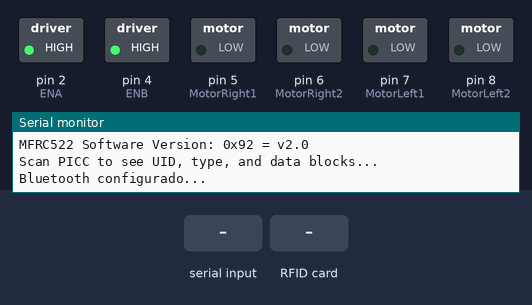
The sketch below on a simulated Arduino Uno, built with avr-gcc and run on an emulated ATmega328P. On the bench: switched loads named in the sketch (green lamp = pin HIGH), the last lines printed to the serial monitor. The test bench sets the inputs (shaded band). Pins used as bus, display or sensor lines are not drawn.

Above: at 1.3 s.
1.4 s: "4" received over Serial
At 1.41 s:
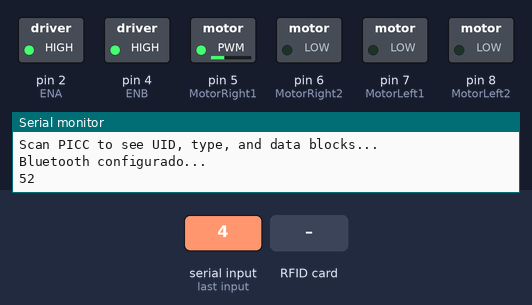
2.9 s: "3" received over Serial
At 2.94 s:
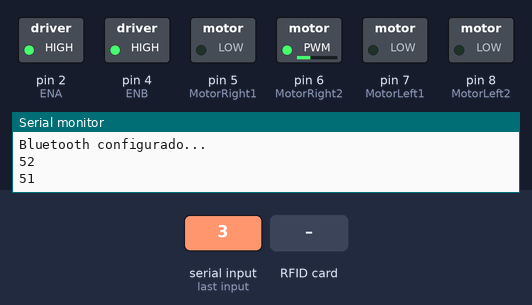
4.5 s: "1" received over Serial
At 5.2 s:
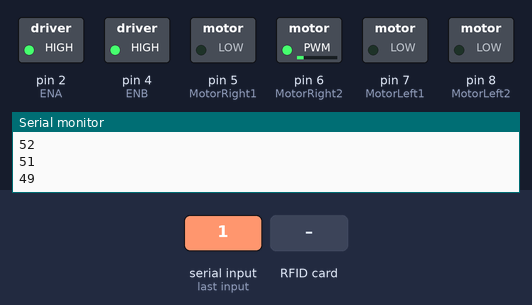
6.0 s: "2" received over Serial
At 7.2 s:
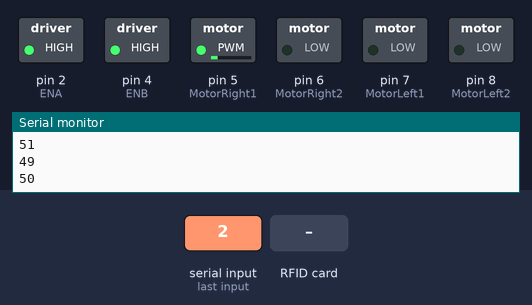
7.5 s: RFID card 42 94 94 04 04 held to the reader
At 8.3 s:
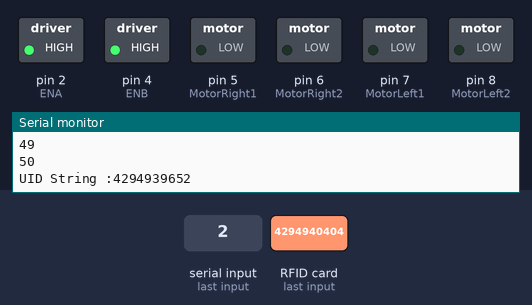
Timing chart, 0 to 10.5 s (numbered marks = the images above; inputs shaded):
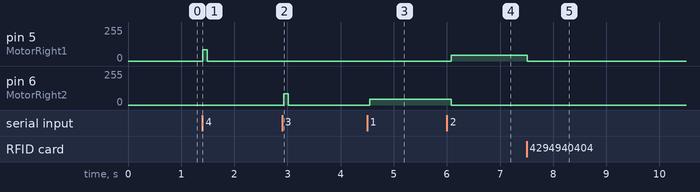

Measured:
- after the input at 1.4 s, pin 5 (MotorRight1): 0/255 → 84/255 at once, → 0/255 0.09 s later
- after the input at 2.9 s, pin 6 (MotorRight2): 0/255 → 84/255 at once, → 0/255 0.09 s later
- after the input at 4.5 s, pin 6 (MotorRight2): 0/255 → 42/255 after 0.05 s
- after the input at 6.0 s, pin 5 (MotorRight1): 0/255 → 42/255 after 0.08 s; pin 6 (MotorRight2): 42/255 → 0/255 after 0.08 s
- after the input at 7.5 s, pin 5 (MotorRight1): 42/255 → 0/255 at once

The sketch:

motor_bluetooth_rfid.ino
```cpp
#include <SPI.h>
#include <MFRC522.h>


//Configura os pinos de comunicação coma placa RFID
#define RST_PIN		9		//
#define SS_PIN		10		//
/*
 * Typical pin layout used:
 * -----------------------------------------------------------------------------------------
 *             MFRC522      Arduino       Arduino   Arduino    Arduino          Arduino
 *             Reader/PCD   Uno           Mega      Nano v3    Leonardo/Micro   Pro Micro
 * Signal      Pin          Pin           Pin       Pin        Pin              Pin
 * -----------------------------------------------------------------------------------------
 * RST/Reset   RST          9             5         D9         RESET/ICSP-5     RST
 * SPI SS      SDA(SS)      10            53        D10        10               10
 * SPI MOSI    MOSI         11 / ICSP-4   51        D11        ICSP-4           16
 * SPI MISO    MISO         12 / ICSP-1   50        D12       de ICSP-1           14
 * SPI SCK     SCK          13 / ICSP-3   52        D13        ICSP-3           15
 */

MFRC522 mfrc522(SS_PIN, RST_PIN);	// Create MFRC522 instance

const String uid_tag_azul       = "4294940404";
const String uid_nfc_azul       = "4294935114";
const String uid_nfc_vermelho   = "20042";
const String uid_nfc_laranja    = "4294935122";
const String uid_nfc_verde      = "4294937938";
const String uid_cartao_branco  = "4294941365";

const int FRENTE     = 1000;
const int ESQUERDA   = 1111;
const int DIREITA    = 2222;
const int PARADO     = 3333;
const int TRAS       = 4444;

int state;
int flag=0; //makes sure that the serial only prints once the state
//int recebidos[100];
int pos = 0;
//Configura os pínos de comunicação com o motor
int MotorRight1   = 5;
int MotorRight2   = 6;
int MotorLeft1    = 7;
int MotorLeft2    = 8;
int ENA           = 2;
int ENB           = 4;


/*
const int ledAzul =  13;      // the number of the LED pin
const int ledVerde =  12;      // the number of the LED pin
const int ledVermelho =  11;      // the number of the LED pin
*/

//Controla a direção do carro
int direcaoAtual = PARADO;
//Controla a velocidade
int velocidade = 256/6;
boolean aumenta = true;
int incrementoVelocidade = velocidade;
int tempo = 60;

/*
int buttonpin = 2; // define the Reed sensor interfaces
int val ;// define numeric variables val
boolean parar = false;
*/


void setup() {
  // put your setup code here, to run once:
  Serial.begin(9600);

  while (!Serial);		// Do nothing if no serial port is opened (added for Arduinos based on ATMEGA32U4)
  SPI.begin();			// Init SPI bus
  mfrc522.PCD_Init();		// Init MFRC522
  ShowReaderDetails();	// Show details of PCD - MFRC522 Card Reader details
  Serial.println(F("Scan PICC to see UID, type, and data blocks..."));

  Serial.println("Bluetooth configurado...");
  pinMode (MotorRight1, OUTPUT); // Pin 5 (PWM)
  pinMode (MotorRight2, OUTPUT); // Pin 6 (PWM)
  pinMode (MotorLeft1, OUTPUT); // Pin 9 (PWM)
  pinMode (MotorLeft2, OUTPUT); // Pin 10 (PWM)
  pinMode (ENA, OUTPUT); // Pin 7
  pinMode (ENB, OUTPUT); // Pin 8

/*
  // initialize the LED pin as an output:
  pinMode(ledAzul, OUTPUT);
  pinMode(ledVerde, OUTPUT);
  pinMode(ledVermelho, OUTPUT);

//  pinMode (buttonpin, INPUT) ;// output interface as defined Reed sensor
  digitalWrite(ledAzul, LOW);
  digitalWrite(ledVerde, LOW);
  digitalWrite(ledVermelho, LOW);

*/
  digitalWrite (ENA, HIGH);
  digitalWrite (ENB, HIGH);


}

void loop() {
/*
  if (parar){
    acender(ledVermelho);
    delay(tempo * 15);
    return;

  }

  val = digitalRead(buttonpin) ;// digital interface will be assigned a value of 3 to read val
  if (val < HIGH) // When the Reed sensor detects a signal, LED flashes
  {
    parar = true;

    acender(ledVerde);
    delay(tempo * 15);
    acender(ledVermelho);
    delay(tempo * 15);
    acender(ledAzul);
    delay(tempo * 15);

    return;
  }
*/

  //Aumenta a velocidade com o incremento, até 256
  /*
  velocidade =
    ( (velocidade + incrementoVelocidade) > 256 ? 256 : (velocidade + incrementoVelocidade));
  */
    // Look for new cards
    if ( mfrc522.PICC_IsNewCardPresent() && mfrc522.PICC_ReadCardSerial()) {
       String idRFID = getID_mfrc522();
       Serial.println("UID String :" + idRFID);
       if (idRFID.equals(uid_tag_azul )){
         Serial.println("Este é a tag AZUL");
       }
       if (idRFID.equals(uid_nfc_azul )){
         Serial.println("Este é a tag NFC AZUL");
       }
       if (idRFID.equals(uid_nfc_vermelho )){
         Serial.println("Este é a tag NFC VERMELHA");
       }
       if (idRFID.equals(uid_nfc_laranja )){
         Serial.println("Este é a tag NFC LARANJA");
       }
       if (idRFID.equals(uid_nfc_verde )){
         Serial.println("Este é a tag NFC VERDE");
       }
       if (idRFID.equals(uid_cartao_branco )){
         Serial.println("Este é a tag CARTAO BRANCO");
       }

      parado();
      delay(tempo * 15);
      return;

    }


  if(Serial.available() > 0){

      state = (int)Serial.read();
      flag=0;

      Serial.println(state);
      if (state ==52){
        viraDireita();
      }
      else if (state ==51){
        viraEsquerda();
      }
      else if (state ==49){
        emFrente();
      }
      else if (state ==50){
        praTras();
      }
      else if (state ==57){
//        Serial.println("\nSelect");
      }
      else if (state ==54){// Serial.println("\nX");
        parado();
      }
      else if (state ==56){
        Serial.println("\nO");
      }
      else if (state ==53){
        aumentaVelocidade();
//        Serial.println("\nTri");
      }
      else if (state ==55){
        diminuiVelocidade();
//        Serial.println("\nQuad");
      }
      else if (state ==48){
        Serial.println("\nStart");
      }
      else{
        Serial.print(state);
        Serial.print(", ");
        //Não recebeu comando de bluetooth
        repeteComando();

      }
      delay(tempo);
  } else{
      repeteComando();
  }

}

  void aumentaVelocidade(){
    velocidade =
      ( ( (velocidade > 256) || (velocidade + incrementoVelocidade) > 256) ? 256 : (velocidade + incrementoVelocidade));

    //acender(ledVerde);
    delay(tempo);
  }

  void diminuiVelocidade(){
    velocidade =
      ( (velocidade - incrementoVelocidade) < 0 ? 0 : (velocidade - incrementoVelocidade));

    //acender(ledAzul);

    delay(tempo);
  }

  void repeteComando(){

        switch (direcaoAtual){
           case FRENTE:
              emFrente();
              break;
           case ESQUERDA:
              viraEsquerda();
              break;
           case DIREITA:
              viraDireita();
              break;
           case PARADO:
              parado();
              break;
           case TRAS:
              praTras();
              break;
        }
        delay(tempo);
  }

  void viraEsquerda(){
    int veloz1 = incrementoVelocidade * 2;
    int veloz2= incrementoVelocidade;

    analogWrite(MotorRight1, LOW) ;
    analogWrite(MotorRight2, veloz1);
    analogWrite(MotorLeft1, veloz2);
    analogWrite(MotorLeft2, LOW);

//    direcaoAtual = DIREITA;
  }

  void viraDireita(){
    int veloz1 = incrementoVelocidade * 2;
    int veloz2= incrementoVelocidade;

    analogWrite(MotorRight1, veloz1) ;
    analogWrite(MotorRight2, LOW);
    analogWrite(MotorLeft1, LOW);
    analogWrite(MotorLeft2, veloz2);

//    direcaoAtual = ESQUERDA;
  }

  void emFrente(){
    if (direcaoAtual == TRAS)
      desacelera();

    //Configura a velocidade inicial
    velocidade = velocidade < incrementoVelocidade ? incrementoVelocidade : velocidade;

    analogWrite(MotorRight1, LOW) ;
    analogWrite(MotorRight2, velocidade);
    analogWrite(MotorLeft1, LOW);
    analogWrite(MotorLeft2, velocidade);

    direcaoAtual = FRENTE;
  }


 void desacelera(){
    aumenta = false;
    while(velocidade != 1){
      velocidade =
        ( (velocidade - incrementoVelocidade) < 1 ? 1 : (velocidade - incrementoVelocidade));
      if (direcaoAtual == FRENTE){
        //Andar pra frente até parar
        //emFrente();
        analogWrite(MotorRight1, LOW) ;
        analogWrite(MotorRight2, velocidade);
        analogWrite(MotorLeft1, LOW);
        analogWrite(MotorLeft2, velocidade);

      }
      else if (direcaoAtual == TRAS){
        //Andar pra tras até parar
        //praTras();
        analogWrite(MotorRight1, velocidade) ;
        analogWrite(MotorRight2, LOW);
        analogWrite(MotorLeft1, velocidade);
        analogWrite(MotorLeft2, LOW);
      }

      if (velocidade >= incrementoVelocidade)
        delay(tempo);
    }


    aumenta = true;
 }


  void praTras(){
    if (direcaoAtual == FRENTE)
      desacelera();

    //Configura a velocidade inicial
    velocidade = velocidade < incrementoVelocidade ? incrementoVelocidade : velocidade;

    analogWrite(MotorRight1, velocidade) ;
    analogWrite(MotorRight2, LOW);
    analogWrite(MotorLeft1, velocidade);
    analogWrite(MotorLeft2, LOW);

    direcaoAtual = TRAS;
  }

  void parado(){
    desacelera();
    velocidade = 1;

    analogWrite(MotorRight1, LOW) ;
    analogWrite(MotorRight2, LOW);
    analogWrite(MotorLeft1, LOW);
    analogWrite(MotorLeft2, LOW);

    //acender(ledVermelho);

    direcaoAtual = PARADO;
  }


void acender(int led){
/*
  digitalWrite(ledAzul, LOW);
   digitalWrite(ledVerde, LOW);
   digitalWrite(ledVermelho, LOW);

   digitalWrite(led, HIGH);
*/
}


String getID_mfrc522(){

  unsigned long UID_unsigned;
  UID_unsigned =  mfrc522.uid.uidByte[0] << 24;
  UID_unsigned += mfrc522.uid.uidByte[1] << 16;
  UID_unsigned += mfrc522.uid.uidByte[2] <<  8;
  UID_unsigned += mfrc522.uid.uidByte[3];

//  Serial.println("recuperando o ID...");
//  Serial.println("UID Unsigned int");
//  Serial.println(UID_unsigned);

  String UID_string =  (String)UID_unsigned;
  long UID_LONG=(long)UID_unsigned;

/*
  Serial.println("UID Long :");
  Serial.println(UID_LONG);

  Serial.println("UID String :");
  Serial.println(UID_string);
*/

  return UID_string;
}

void ShowReaderDetails() {
	// Get the MFRC522 software version
	byte v = mfrc522.PCD_ReadRegister(mfrc522.VersionReg);
	Serial.print(F("MFRC522 Software Version: 0x"));
	Serial.print(v, HEX);
	if (v == 0x91)
		Serial.print(F(" = v1.0"));
	else if (v == 0x92)
		Serial.print(F(" = v2.0"));
	else
		Serial.print(F(" (unknown)"));
	Serial.println("");
	// When 0x00 or 0xFF is returned, communication probably failed
	if ((v == 0x00) || (v == 0xFF)) {
		Serial.println(F("WARNING: Communication failure, is the MFRC522 properly connected?"));
	}
}
```
